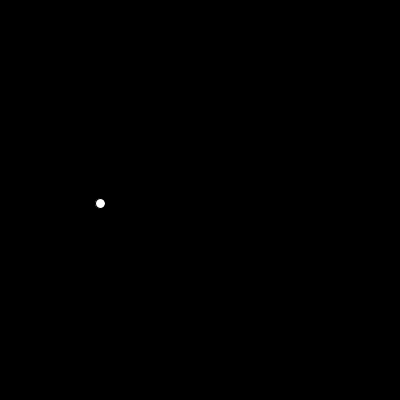
Frame 1 (no input)
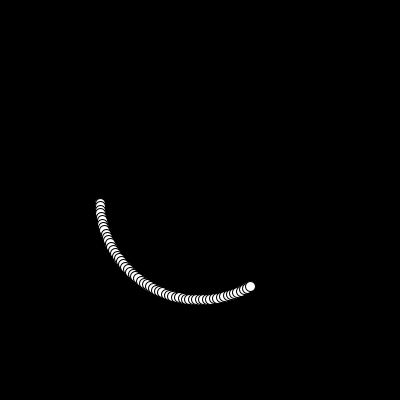
Frame 60 (the mouse pressed at the canvas centre just before this capture)
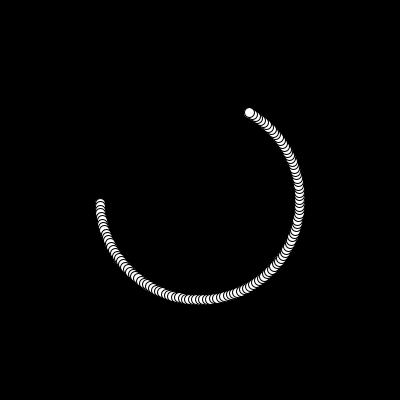
Frame 120 (the mouse held since frame 60 and released just before this capture)

The Processing sketch that drew these frames (run headless with seeded random() and noise(); from frame 60 on, the mouse is pressed at the canvas centre):

// Processing sketch: week04_v2
// ── week04_v2.pde
Wave xWave = new Wave(PI,3.5,100); 
Wave yWave = new Wave(0,3.5,100);
float x,y;

void setup() {
  size(400, 400);
  background(0);
  //RnoStroke();
}

void draw() {

  //x = cos(t)*r+width/2;
  //y = sin(t)*r+height/2;
  translate(width/2, height/2);
  x = xWave.wave();
  y = yWave.wave();
  
  ellipse(x,y,10,10);
 
}


// ── wave.pde
class Wave {
  float f,a,t;

    Wave(float _t, float _f, float _a) {
    t = _t;
    a = _a;
    f = _f;
  }
  float wave() {
    t+=0.01;
    return sin(f*t)*a;
  }
}
